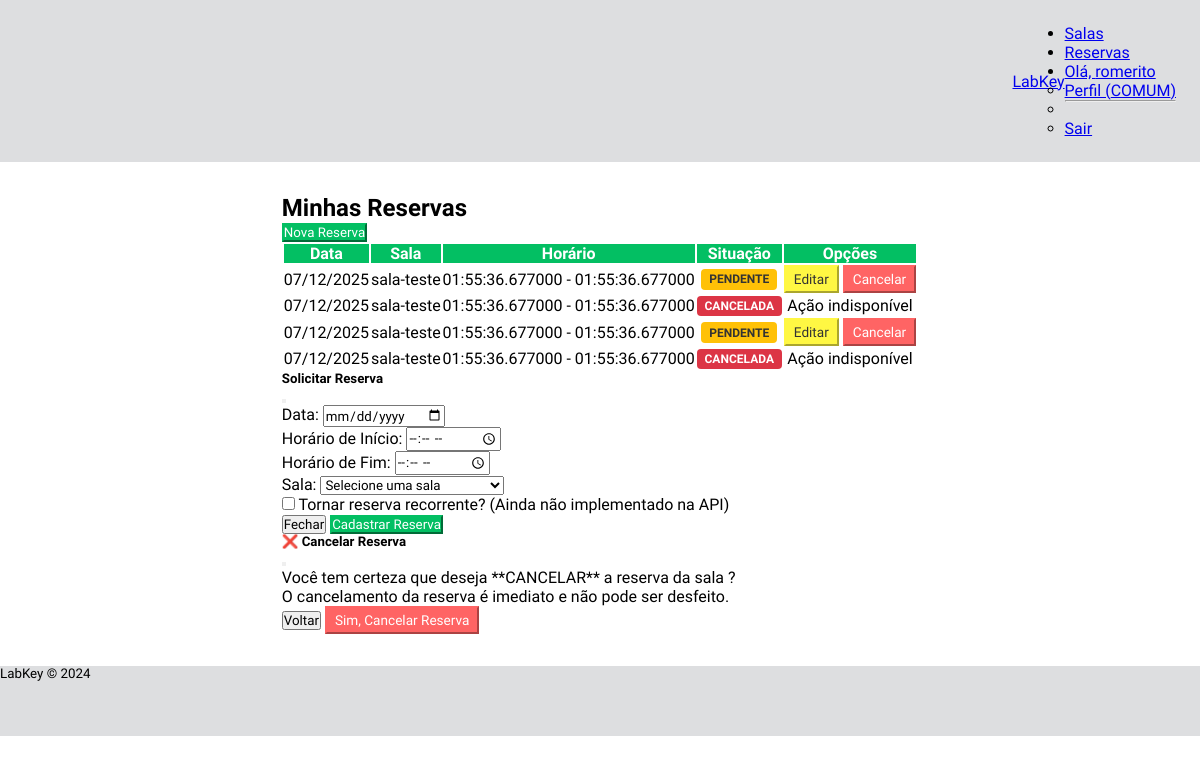
/reservas (signed in), run on the app's committed database.
### models/models.py (models this page shows)
class ReservaBase(SQLModel):
    data: date = Field(description="Data da reserva")
    hora_inicio: time = Field(description="Hora de início")
    hora_fim: time = Field(description="Hora de término")
    status: StatusReserva = Field(default=StatusReserva.PENDENTE, description="Status atual da reserva")

class Reserva(ReservaBase, table=True):
    id: Optional[int] = Field(default=None, primary_key=True)
    usuario_id: int = Field(foreign_key="usuario.id")
    sala_id: int = Field(foreign_key="sala.id")
    usuario: Optional[Usuario] = Relationship(back_populates="reservas")
    sala: Optional[Sala] = Relationship(back_populates="reservas")

class SalaBase(SQLModel):
    nome: str = Field(unique=True, index=True, description="Nome identificador da sala")
    descricao: Optional[str] = Field(default=None, description="Descrição da sala")
    capacidade: int = Field(description="Capacidade máxima de pessoas")
    localizacao: Optional[str] = Field(default=None, description="Localização física da sala") # Opcional
    recursos: Optional[str] = Field(default=None, description="Equipamentos ou recursos disponíveis") # Opcional

class Sala(SalaBase, table=True):
    id: Optional[int] = Field(default=None, primary_key=True)
    reservas: List["Reserva"] = Relationship(back_populates="sala")

### main.py (the view)
@app.get("/reservas", summary="Página de Reservas (Unificada)")
def reservas_page(request: Request, session: Session = Depends(get_session)):
    if "usuario_id" not in request.session:
        return RedirectResponse(url="/login", status_code=status.HTTP_303_SEE_OTHER)
    nome = request.session.get("nome")
    tipo = request.session.get("tipo_usuario") # Tipo é 'COMUM' ou 'ADMINISTRADOR'
    usuario_id = request.session.get("usuario_id")
    if tipo == TipoUsuario.ADMINISTRADOR.value:
        reservas_exibidas = session.exec(
            select(Reserva).order_by(Reserva.data.desc())
        ).all()
    else:
        reservas_exibidas = session.exec(
            select(Reserva).where(Reserva.usuario_id == usuario_id).order_by(Reserva.data.desc())
        ).all()
    salas = session.exec(select(Sala)).all()
    return templates.TemplateResponse(
        "reservas.html",
        {
            "request": request,
            "nome": nome,
            "tipo_usuario": tipo,
            "todas_as_reservas": reservas_exibidas,
            "salas_disponiveis": salas,
        }
    )

### templates/reservas.html (shortened to what this page needs)
{% extends "base_dashboard.html" %}
{% block content %}
<div class="container my-5">
    <h2 class="text-center mb-5">
        {% if tipo_usuario == 'ADMINISTRADOR' %}
            Gerenciamento de Todas as Reservas
        {% else %}
            Minhas Reservas
        {% endif %}
    </h2>
    <div class="d-flex justify-content-end mb-4">
        <button
            class="btn btn-nova-reserva"
            type="button"
            data-coreui-toggle="modal"
            data-coreui-target="#modalCadastroReserva"
        >
             Nova Reserva
        </button>
    </div>
    <div class="table-responsive">
        <table class="table table-bordered table-hover">
            <thead>
                <tr>
                    <th scope="col">Data</th>
                    <th scope="col">Sala</th>
                    <th scope="col">Horário</th>
                    <th scope="col">Situação</th>
                    <th scope="col">Opções</th>
                </tr>
            </thead>
            <tbody>
                {% for reserva in todas_as_reservas %}
                <tr>
                    <td>{{ reserva.data | date_format('%d/%m/%Y') }}</td>
                    <td>{{ reserva.sala.nome }}</td>
                    <td>{{ reserva.hora_inicio }} - {{ reserva.hora_fim }}</td>
                    <td>
                        {% set status_string = reserva.status.value | default(reserva.status) %}
                        <span class="status-badge status-{{ status_string | lower }}">
                            {{ status_string | upper }}
                        </span>
                    </td>
                    <td>
                        {% if tipo_usuario == 'ADMINISTRADOR' %}
                            {% if reserva.status.value == 'Pendente' %}
                                <button
                                    class="btn btn-aprovar btn-status-admin"
                                    type="button"
                                    data-reserva-id="{{ reserva.id }}"
                                    data-novo-status="APROVADA"
                                >
                                    Aprovar
                                </button>
                                <button
                                    class="btn btn-rejeitar btn-status-admin"
                                    type="button"
                                    data-reserva-id="{{ reserva.id }}"
                                    data-novo-status="REJEITADA"
                                >
                                    Rejeitar
                                </button>
                            {% elif reserva.status.value == 'Aprovada' %}
                                <button
                                    class="btn btn-rejeitar btn-status-admin"
                                    type="button"
                                    data-reserva-id="{{ reserva.id }}"
                                    data-novo-status="REJEITADA"
                                >
                                    Rejeitar
                                </button>
                            {% else %}
                                <span class="text-muted">Status Finalizado</span>
                            {% endif %}
                        {% else %}
                            {% if reserva.status.value == 'Pendente' or reserva.status.value == 'Aprovada' %}
                                <button
                                    class="btn btn-editar-reserva"
                                    type="button"
                                    data-reserva-id="{{ reserva.id }}"
                                    data-reserva-data="{{ reserva.data }}"
                                    data-reserva-inicio="{{ reserva.hora_inicio }}"
                                    data-reserva-fim="{{ reserva.hora_fim }}"
                                    data-reserva-sala-id="{{ reserva.sala.id }}"
                                    data-coreui-toggle="modal"
                                    data-coreui-target="#modalCadastroReserva"
                                >
                                    Editar
                                </button>
                                <button
                                    class="btn btn-cancelar-reserva"
                                    type="button"
                                    data-reserva-id="{{ reserva.id }}"
                                    data-reserva-nome="{{ reserva.sala.nome }}"
                                    data-coreui-toggle="modal"
                                    data-coreui-target="#modalCancelamento"
                                >
                                    Cancelar
                                </button>
                            {% else %}
                                <span class="text-muted">Ação indisponível</span>
                            {% endif %}
                        {% endif %}
                    </td>
                </tr>
                {% endfor %}
            </tbody>
        </table>
    </div>
    <div
        class="modal fade"
        id="modalCadastroReserva"
        tabindex="-1"
        aria-labelledby="modalCadastroReservaLabel"
        aria-hidden="true"
    >
        <div class="modal-dialog">
            <div class="modal-content">
                <form id="formReserva" data-reserva-id="">
                    <div class="modal-header">
                        <h5 class="modal-title" id="modalCadastroReservaLabel">
                            Solicitar Reserva
                        </h5>
                        <button
                            class="btn-close"
                            type="button"
                            data-coreui-dismiss="modal"
                            aria-label="Fechar"
                        ></button>
                    </div>
                    <div class="modal-body">
                        <div class="mb-3">
                            <label for="reservaData" class="form-label">Data:</label>
                            <input
                                class="form-control"
                                id="reservaData"
                                name="data"
                                type="date"
                                required
                            />
                        </div>
                        <div class="row">
                            <div class="col-6 mb-3">
                                <label for="horaInicio" class="form-label">Horário de Início:</label>
                                <input
                                    class="form-control"
                                    id="horaInicio"
                                    name="hora_inicio"
                                    type="time"
                                    required
                                />
                            </div>
                            <div class="col-6 mb-3">
                                <label for="horaFim" class="form-label">Horário de Fim:</label>
                                <input
                                    class="form-control"
                                    id="horaFim"
                                    name="hora_fim"
                                    type="time"
                                    required
                                />
                            </div>
                        </div>
                        <div class="mb-3">
                            <label for="salaId" class="form-label">Sala:</label>
                            <select class="form-control" id="salaId" name="sala_id" required>
                                <option value="" disabled selected>Selecione uma sala</option>
                            </select>
                        </div>
                        <div class="form-check mb-3">
                            <input
                                class="form-check-input"
                                id="reservaRecorrente"
                                name="recorrente"
                                type="checkbox"
                            />
                            <label class="form-check-label" for="reservaRecorrente">
                                Tornar reserva recorrente? (Ainda não implementado na API)
                            </label>
                        </div>
                    </div>
                    <div class="modal-footer">
                        <button
                            class="btn btn-secondary"
                            type="button"
                            data-coreui-dismiss="modal"
                        >
                            Fechar
                        </button>
                        <button class="btn save-btn" type="submit" id="btnSalvarReserva">
                            Cadastrar Reserva
                        </button>
                    </div>
                </form>
            </div>
        </div>
    </div>
    <div class="modal fade" id="modalCancelamento" tabindex="-1" aria-labelledby="modalCancelamentoLabel" aria-hidden="true">
        <div class="modal-dialog">
            <div class="modal-content">
                <div class="modal-header bg-danger text-white">
                    <h5 class="modal-title" id="modalCancelamentoLabel">❌ Cancelar Reserva</h5>
                    <button class="btn-close btn-close-white" type="button" data-coreui-dismiss="modal" aria-label="Fechar"></button>
                </div>
                <div class="modal-body">
                    <p>Você tem certeza que deseja **CANCELAR** a reserva da sala <strong id="nomeSalaCancelamento"></strong>?</p>
                    <p class="text-danger">O cancelamento da reserva é imediato e não pode ser desfeito.</p>
                </div>
                <div class="modal-footer">
                    <button class="btn btn-secondary" type="button" data-coreui-dismiss="modal">Voltar</button>
                    <button class="btn btn-cancelar-reserva" type="button" id="confirmarCancelamento">Sim, Cancelar Reserva</button>
                </div>
            </div>
        </div>
    </div>
</div>
{% endblock %}

### static/css/style.css (style rules this page uses)
* { margin: 0; padding: 0; box-sizing: border-box; font-family: "Lexend", sans-serif; }
html, body { width: 100%; min-height: 100vh; background-color: #f8f8f8; }

### templates/reservas.html (style rules this page uses)
.table thead th { background-color: #03bf63; color: white; text-align: center; vertical-align: middle; }
.table tbody td { vertical-align: middle; text-align: center; }
.btn-nova-reserva { background-color: #03bf63; color: white; border-color: #03bf63; transition: transform 0.2s; }
.status-badge { display: inline-block; padding: .35em .65em; font-size: 75%; font-weight: 700; line-height: 1; text-align: center; white-space: nowrap; vertical-align: baseline; border-radius: .25rem; }
.status-pendente { background-color: #ffc107; color: #333; }
.status-cancelada, .status-rejeitada { background-color: #dc3545; color: white; }
.btn-editar-reserva { background-color: #fff743; color: #333; border-color: #fff743; font-size: 0.85rem; padding: 0.25rem 0.5rem; }
.btn-cancelar-reserva { background-color: #ff6464; color: white; border-color: #ff6464; font-size: 0.85rem; padding: 0.25rem 0.5rem; }
.modal-footer .save-btn { background-color: #03bf63; border-color: #03bf63; color: white; }

### data on the page
Reserva: data "07/12/2025", sala.nome "sala-teste", hora_inicio "01:55:36.677000", hora_fim "01:55:36.677000", status "PENDENTE"
Reserva: data "07/12/2025", sala.nome "sala-teste", hora_inicio "01:55:36.677000", hora_fim "01:55:36.677000", status "CANCELADA", shows "Ação indisponível"
Reserva: data "07/12/2025", sala.nome "sala-teste", hora_inicio "01:55:36.677000", hora_fim "01:55:36.677000", status "PENDENTE"
Reserva: data "07/12/2025", sala.nome "sala-teste", hora_inicio "01:55:36.677000", hora_fim "01:55:36.677000", status "CANCELADA", shows "Ação indisponível"

### other printed values
{{ nome.split(' ')[0] }} "romerito"
{{ tipo_usuario }} "COMUM"
